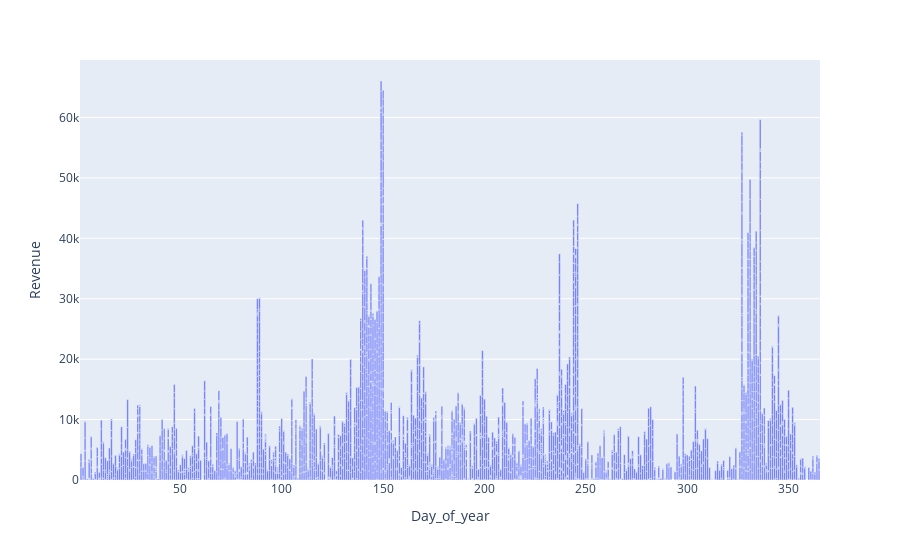

The notebook cell this image was saved under:
### Markdown cell above
# Exploratory Visualizations

### Code cell
fig = px.bar(df, x='Day_of_year', y='Revenue', 
                 #color="Session Duration"
                )
fig.show()

### Figure 1 — Plotly figure (JSON) as saved in the notebook; plotly's stock layout.template omitted (floating-point values rounded to 4 significant figures; data arrays with more than 128 entries replaced by an {"elided": "..."} marker saying what was removed)
{"data": [{"alignmentgroup": "True", "hoverlabel": {"namelength": 0}, "hovertemplate": "Day_of_year=%{x}<br>Revenue=%{y}", "legendgroup": "", "marker": {"color": "#636efa"}, "name": "", "offsetgroup": "", "orientation": "v", "showlegend": false, "textposition": "auto", "type": "bar", "x": {"elided": "3531 int values"}, "xaxis": "x", "y": {"elided": "3531 float values"}, "yaxis": "y"}], "layout": {"barmode": "relative", "legend": {"tracegroupgap": 0}, "margin": {"t": 60}, "xaxis": {"anchor": "y", "domain": [0, 1], "title": {"text": "Day_of_year"}}, "yaxis": {"anchor": "x", "domain": [0, 1], "title": {"text": "Revenue"}}}}
